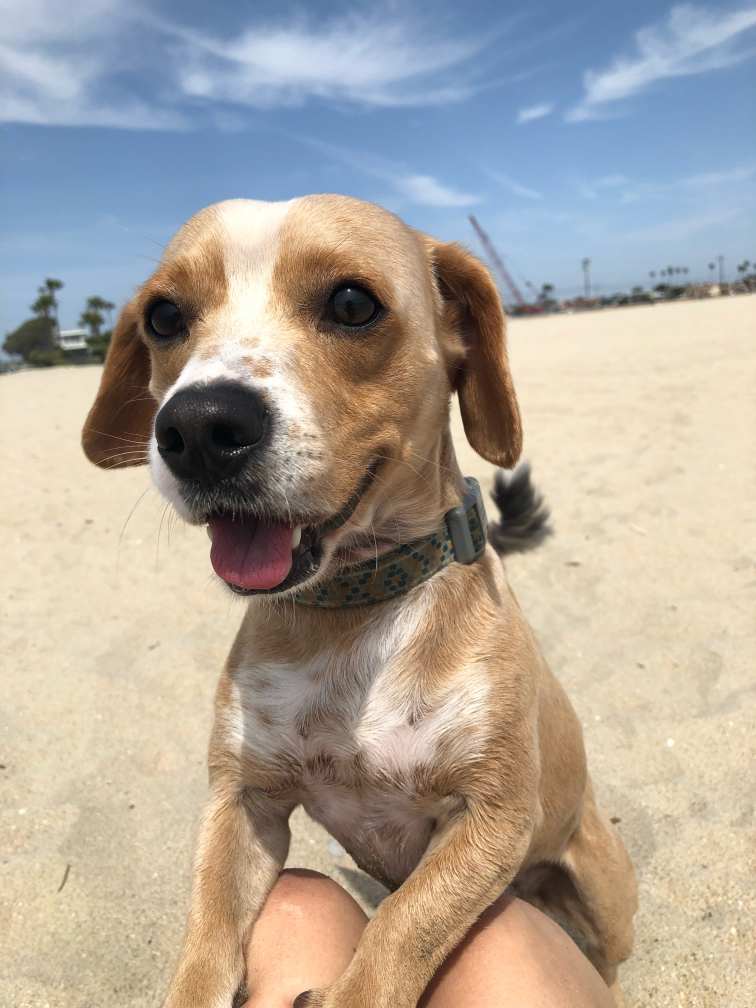
#> input picture assets/Linypoo.JPEG, 3024 x 4032 px, given in place of Linypoo.png, which was not available (shown at 1/4 size)
$ python cv_resizing.py
#> lines starting #> are read from the running program, lines starting #| are printed output that depends on the picture
import cv2
import os

current_path = os.path.dirname(__file__)
os.chdir(current_path + "/assets")
file_path = current_path + "/assets/Linypoo.png"

Linus = cv2.imread(file_path, 1)
#> Linus is the input picture: shape (4032, 3024, 3); mean B, G, R 155.3, 165, 173.5

"""
-1, cv2.IMREAD_COLOR : Loads a color image, transperency neglected (by default flag)
0, cv2.IMREAD_GRAYSCALE : Loads in grayscale
1, cv2.IMREAD_UNCHANGED : Loads image as such including all pixels alpha channel (transparency)
# """
#Resizing (exact measure)
# Linus = cv2.resize(Linus, (700, 770))

#Rotating
# Linus = cv2.rotate(Linus, cv2.ROTATE_90_CLOCKWISE)


#Resizing (proportional measure)
Linus = cv2.resize(Linus, (0, 0), fx=.17, fy=.17)
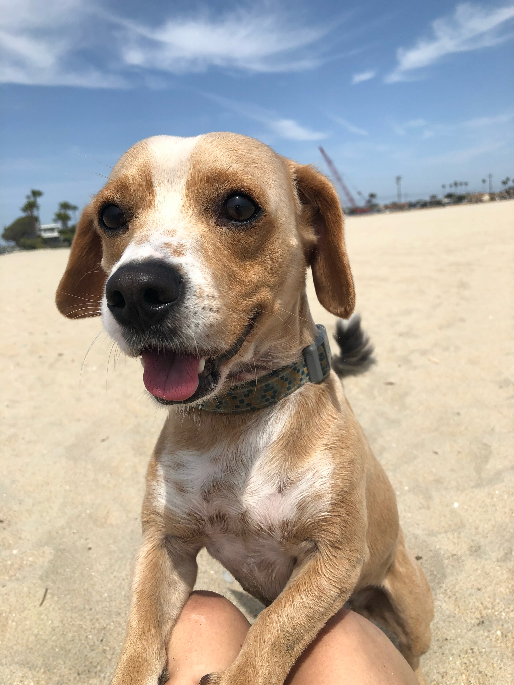
#> Linus: shape (685, 514, 3); mean B, G, R 155.2, 164.9, 173.4

#Writing an image
cv2.imwrite('new_linus.jpg', Linus)


#Display
cv2.imshow("Dog", Linus)
cv2.waitKey(0)
cv2.destroyAllWindows()

$ run again, with assets/soccer_game.jfif saved as assets/Linypoo.JPEG
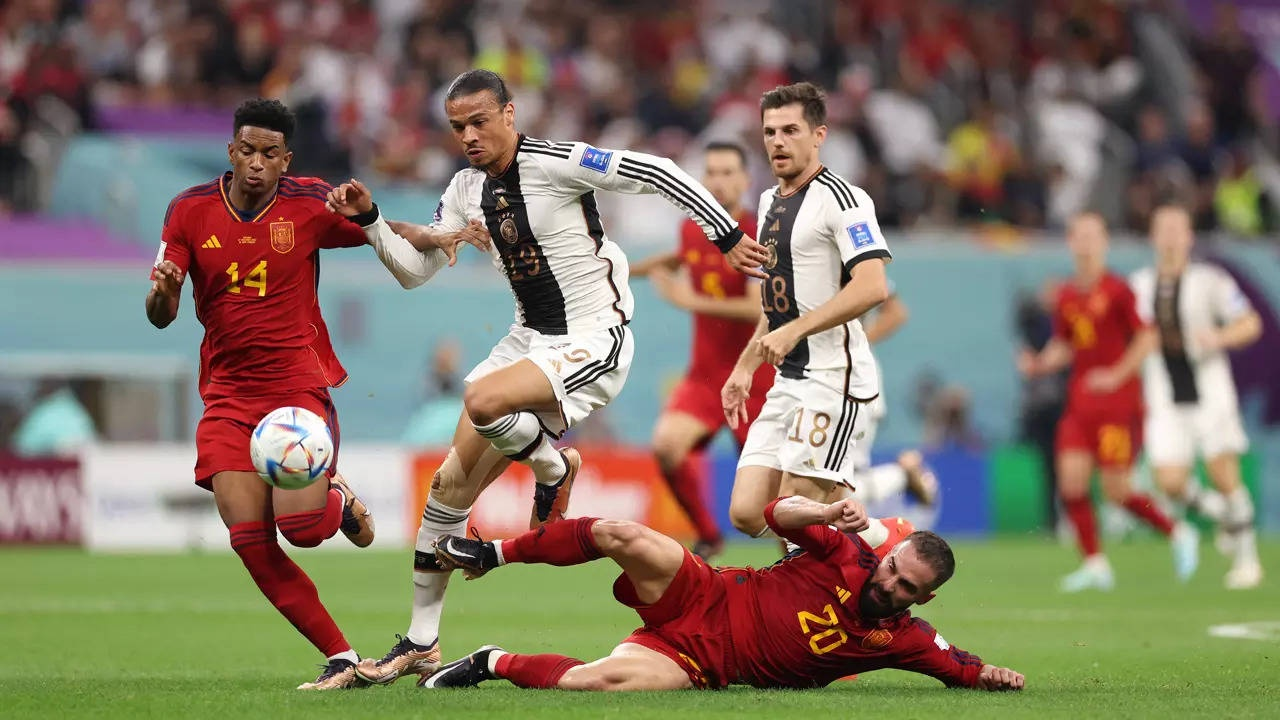
#> input picture assets/soccer_game.jfif, 1280 x 720 px, given in place of Linypoo.png, which was not available
#> Linus is the input picture: shape (720, 1280, 3); mean B, G, R 100.7, 116.7, 130.8
#> `Linus = cv2.resize(Linus, (0, 0), fx=.17, fy=.17)`:
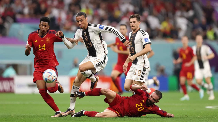
#> Linus: shape (122, 218, 3); mean B, G, R 100.7, 116.5, 130.6
